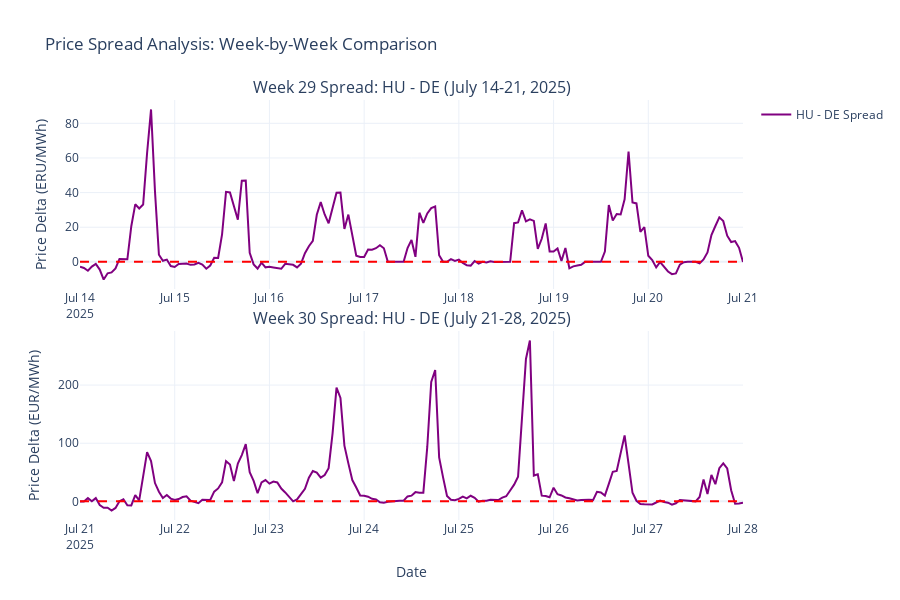

Source (notebook cell):
### Code cell
fig_spread = make_subplots(
    rows=2, cols=1,
    subplot_titles=("Week 29 Spread: HU - DE (July 14-21, 2025)", "Week 30 Spread: HU - DE (July 21-28, 2025)"),
    vertical_spacing=0.1,
    shared_xaxes=False
)

fig_spread.add_scatter(x=week_29_data.index, y=week_29_data['Price_Delta_HU_DE'], 
                      name='HU - DE Spread', line=dict(color='purple'), row=1, col=1)

fig_spread.add_scatter(x=week_30_data.index, y=week_30_data['Price_Delta_HU_DE'], 
                      name='HU - DE Spread', line=dict(color='purple'), 
                      showlegend=False, row=2, col=1)

fig_spread.add_hline(y=0, line_dash="dash", line_color="red", row=1, col=1)
fig_spread.add_hline(y=0, line_dash="dash", line_color="red", row=2, col=1)

fig_spread.update_layout(
    title="Spread Analysis: Week-by-Week Comparison",
    height=600,
    template='plotly_white'
)

fig_spread.update_yaxes(title_text="Price Delta (ERU/MWh)", row=1, col=1)
fig_spread.update_yaxes(title_text="Price Delta (EUR/MWh)", row=2, col=1)

fig_spread.update_xaxes(title_text="Date", row=2, col=1)

fig_spread.show()

### Figure 1 — Plotly figure (JSON) as saved in the notebook; plotly's stock layout.template omitted (floating-point values rounded to 4 significant figures; data arrays with more than 128 entries replaced by an {"elided": "..."} marker saying what was removed)
{"data": [{"line": {"color": "purple"}, "name": "HU - DE Spread", "type": "scatter", "x": {"elided": "169 str values"}, "xaxis": "x", "y": {"elided": "169 float values"}, "yaxis": "y"}, {"line": {"color": "purple"}, "name": "HU - DE Spread", "showlegend": false, "type": "scatter", "x": {"elided": "169 str values"}, "xaxis": "x2", "y": {"elided": "169 float values"}, "yaxis": "y2"}], "layout": {"annotations": [{"font": {"size": 16}, "showarrow": false, "text": "Week 29 Spread: HU - DE (July 14-21, 2025)", "x": 0.5, "xanchor": "center", "xref": "paper", "y": 1, "yanchor": "bottom", "yref": "paper"}, {"font": {"size": 16}, "showarrow": false, "text": "Week 30 Spread: HU - DE (July 21-28, 2025)", "x": 0.5, "xanchor": "center", "xref": "paper", "y": 0.45, "yanchor": "bottom", "yref": "paper"}], "height": 600, "shapes": [{"line": {"color": "red", "dash": "dash"}, "type": "line", "x0": 0, "x1": 1, "xref": "x domain", "y0": 0, "y1": 0, "yref": "y"}, {"line": {"color": "red", "dash": "dash"}, "type": "line", "x0": 0, "x1": 1, "xref": "x2 domain", "y0": 0, "y1": 0, "yref": "y2"}], "title": {"text": "Price Spread Analysis: Week-by-Week Comparison"}, "xaxis": {"anchor": "y", "domain": [0, 1]}, "xaxis2": {"anchor": "y2", "domain": [0, 1], "title": {"text": "Date"}}, "yaxis": {"anchor": "x", "domain": [0.55, 1], "title": {"text": "Price Delta (ERU/MWh)"}}, "yaxis2": {"anchor": "x2", "domain": [0, 0.45], "title": {"text": "Price Delta (EUR/MWh)"}}}}
